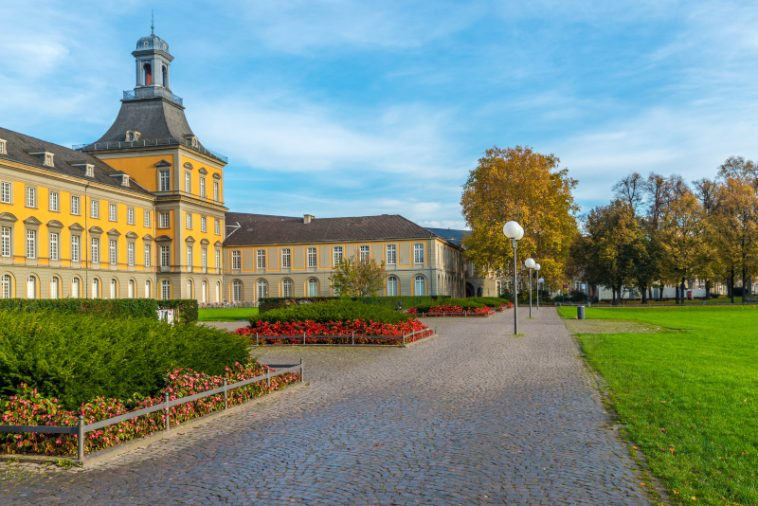
#> input picture Sheet02/data/bonn.jpg, 758 x 506 px
$ python template5.py   (older library calls are emulated)
#> lines starting #> are read from the running program, lines starting #| are printed output that depends on the picture; after the words box and inside, x2 and y2 are one past the last pixel; in counts of white or black regions, pixels touching at a corner belong together; long printed decimals are rounded
# Template for Exercise 5 – Canny Edge Detector

import cv2
import numpy as np
import matplotlib.pyplot as plt
from collections import deque


def gaussian_smoothing(img, sigma=1.0):
    ksize = int(2 * np.ceil(3 * sigma) + 1)  # Kernel size
    ax = np.arange(-ksize // 2 + 1., ksize // 2 + 1.)
    xx, yy = np.meshgrid(ax, ax)
    kernel = np.exp(-(xx**2 + yy**2) / (2. * sigma**2))
    kernel /= np.sum(kernel)
    return cv2.filter2D(img, -1, kernel)


def compute_gradients(img):
    Gx = cv2.Sobel(img, cv2.CV_64F, 1, 0, ksize=3)
    Gy = cv2.Sobel(img, cv2.CV_64F, 0, 1, ksize=3)

    gradient_magnitude = np.hypot(Gx, Gy)
    gradient_magnitude = gradient_magnitude / gradient_magnitude.max() * 255  # Normalize

    gradient_angle = np.arctan2(Gy, Gx) * (180 / np.pi)  # Convert to degrees
    gradient_angle[gradient_angle < 0] += 180  # Map angles to [0, 180)

    return gradient_magnitude, gradient_angle


def nonmax_suppression(mag, ang):
    H, W = mag.shape
    Z = np.zeros((H, W), dtype=np.float32)
    angle = ang.copy()

    angle[angle < 0] += 180

    for i in range(1, H-1):
        for j in range(1, W-1):
            q = 255
            r = 255
            # 0 degrees
            if (0 <= angle[i,j] < 22.5) or (157.5 <= angle[i,j] <= 180):
                q = mag[i, j+1]
                r = mag[i, j-1]
            # 45 degrees
            elif 22.5 <= angle[i,j] < 67.5:
                q = mag[i+1, j-1]
                r = mag[i-1, j+1]
            # 90 degrees
            elif 67.5 <= angle[i,j] < 112.5:
                q = mag[i+1, j]
                r = mag[i-1, j]
            # 135 degrees
            elif 112.5 <= angle[i,j] < 157.5:
                q = mag[i-1, j-1]
                r = mag[i+1, j+1]

            if (mag[i,j] >= q) and (mag[i,j] >= r):
                Z[i,j] = mag[i,j]
            else:
                Z[i,j] = 0
    return Z


def double_threshold(nms, low_ratio=0.05, high_ratio=0.15):

    high = nms.max() * high_ratio
    low = high * low_ratio
    res = np.zeros_like(nms, dtype=np.uint8)

    strong = np.uint8(255)
    weak = np.uint8(50)

    strong_i, strong_j = np.where(nms >= high)
    weak_i, weak_j = np.where((nms <= high) & (nms >= low))

    res[strong_i, strong_j] = strong
    res[weak_i, weak_j] = weak

    return res, weak, strong


def hysteresis(edge_map, weak, strong):
    H, W = edge_map.shape
    res = edge_map.copy()
    changed = True

    while changed:
        changed = False
        for i in range(1, H-1):
            for j in range(1, W-1):
                if res[i,j] == weak:
                    if ((res[i+1, j-1] == strong) or (res[i+1, j] == strong) or
                        (res[i+1, j+1] == strong) or (res[i, j-1] == strong) or
                        (res[i, j+1] == strong) or (res[i-1, j-1] == strong) or
                        (res[i-1, j] == strong) or (res[i-1, j+1] == strong)):
                        res[i,j] = strong
                        changed = True
                    else:
                        res[i,j] = 0
    res[res != strong] = 0
    return res


def compute_metrics(manual_edges, cv_edges):
    manual_bin = (manual_edges > 0).astype(np.uint8)
    cv_bin = (cv_edges > 0).astype(np.uint8)

    mad = np.mean(np.abs(manual_bin - cv_bin))

    tp = np.sum((manual_bin==1) & (cv_bin==1))
    fp = np.sum((manual_bin==0) & (cv_bin==1))
    fn = np.sum((manual_bin==1) & (cv_bin==0))

    precision = tp / (tp + fp + 1e-10)
    recall = tp / (tp + fn + 1e-10)
    f1 = 2 * precision * recall / (precision + recall + 1e-10)

    return mad, precision, recall, f1


# ==========================================================

# TODO: 1. Load the grayscale image 'bonn.jpg'
# TODO: 2. Smooth the image using your Gaussian function
# TODO: 3. Compute gradients (magnitude and direction)
# TODO: 4. Apply non-maximum suppression
# TODO: 5. Apply double threshold (choose suitable low/high values)
# TODO: 6. Perform hysteresis to obtain final edges
# TODO: 7. Compare your result with cv2.Canny using MAD and F1-score
# TODO: 8. Display original image, your edges, and OpenCV edges

img = cv2.imread('data/bonn.jpg', cv2.IMREAD_GRAYSCALE)
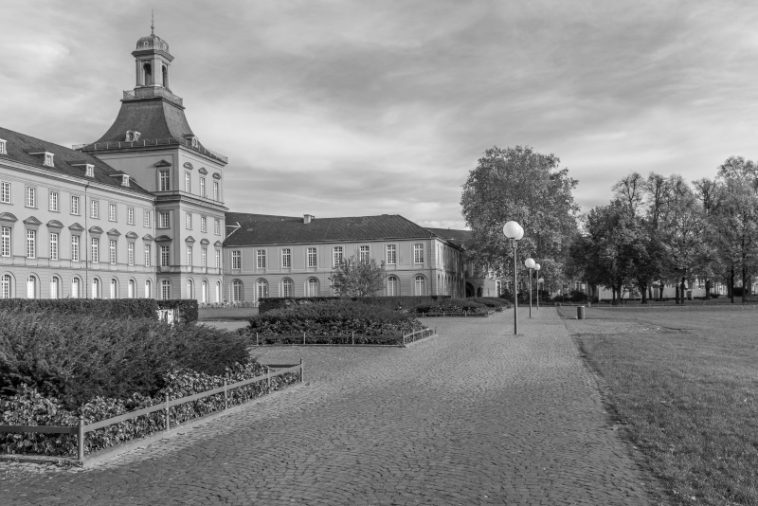
#> img: shape (506, 758); min 0, max 255, mean 136.3

smoothed = gaussian_smoothing(img, sigma=0.5)
mag, ang = compute_gradients(smoothed)
#> in compute_gradients, `Gy = cv2.Sobel(img, cv2.CV_64F, 0, 1, ksize=3)`:
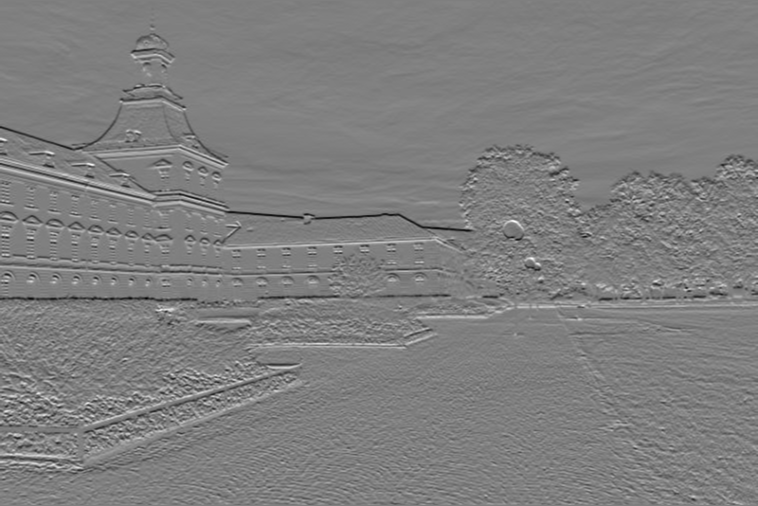
#> Gy: shape (506, 758) float64; min -505, max 505, mean -1.4; drawn with min black and max white
#> in compute_gradients, `gradient_angle[gradient_angle < 0] += 180`:
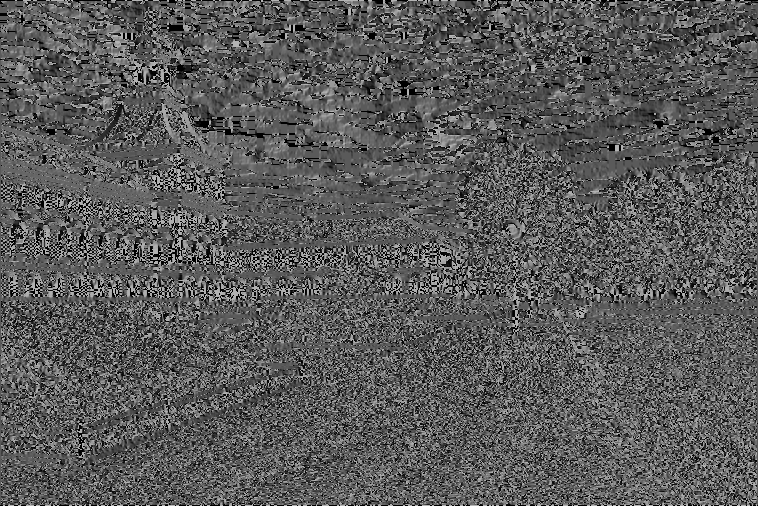
#> gradient_angle: shape (506, 758) float64; min 0, max 180, mean 90.1
nms = nonmax_suppression(mag, ang)
#> after the loop in nonmax_suppression, `for i in range(1, H-1):`:
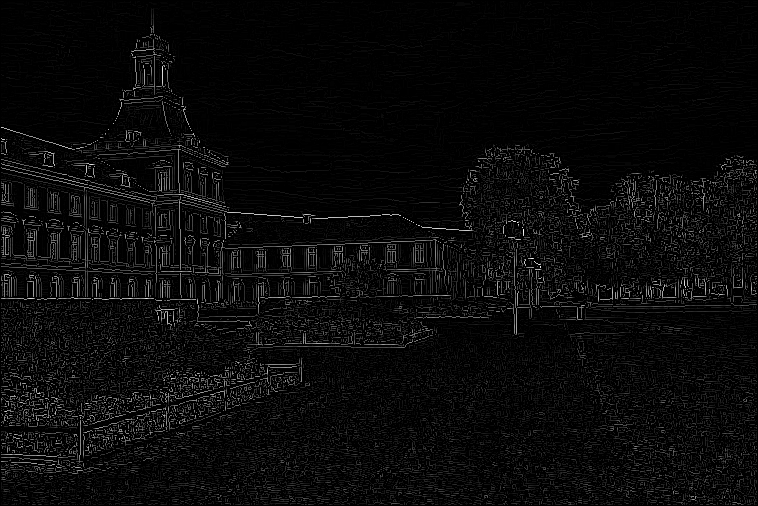
#> Z: shape (506, 758) float32; min 0, max 255, mean 10.4
dt, weak, strong = double_threshold(nms, low_ratio=0.05, high_ratio=0.15)
#> in double_threshold, `high = nms.max() * high_ratio`: high = 38.25
#> in double_threshold, `low = high * low_ratio`: low = 1.91
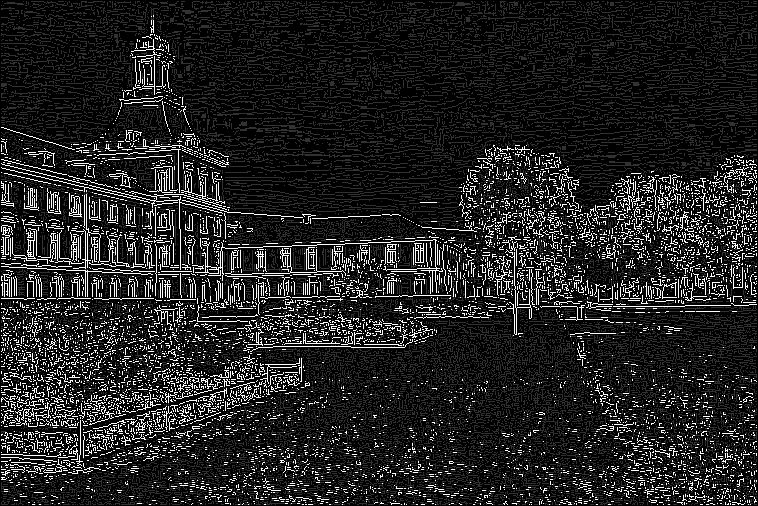
#> dt: shape (506, 758); min 0, max 255, mean 34.6
#> weak = 50; strong = 255
edges_manual = hysteresis(dt, weak, strong)
#> after the loop in hysteresis, `while changed:`:
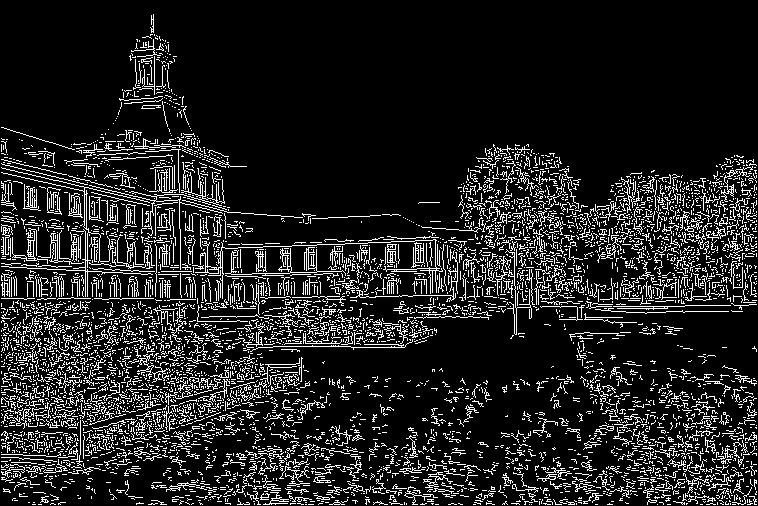
#> res: shape (506, 758); 13.2% white in thin lines or dots

edges_cv = cv2.Canny(img, 100, 200)
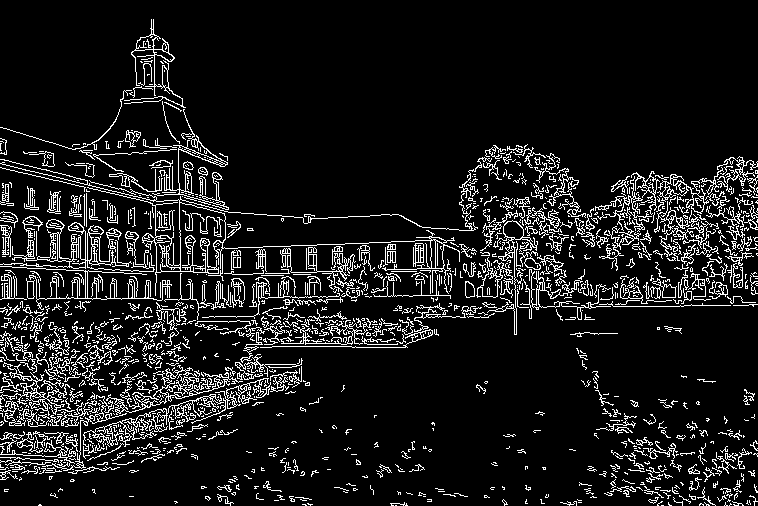
#> edges_cv: shape (506, 758); 10.4% white in thin lines or dots

mad, precision, recall, f1 = compute_metrics(edges_manual, edges_cv)
#> in compute_metrics, `manual_bin = (manual_edges > 0).astype(np.uint8)`: manual_bin: shape (506, 758); values 0 (black) and 1 (white), 13.2% white in thin lines or dots
#> in compute_metrics, `cv_bin = (cv_edges > 0).astype(np.uint8)`: cv_bin: shape (506, 758); values 0 (black) and 1 (white), 10.4% white in thin lines or dots
#> in compute_metrics, `mad = np.mean(np.abs(manual_bin - cv_bin))`: mad = 7.89
#> in compute_metrics, `tp = np.sum((manual_bin==1) & (cv_bin==1))`: tp = 28069
#> in compute_metrics, `fp = np.sum((manual_bin==0) & (cv_bin==1))`: fp = 11785
#> in compute_metrics, `fn = np.sum((manual_bin==1) & (cv_bin==0))`: fn = 22555
#> in compute_metrics, `precision = tp / (tp + fp + 1e-10)`: precision = 0.704
#> in compute_metrics, `recall = tp / (tp + fn + 1e-10)`: recall = 0.554
#> in compute_metrics, `f1 = 2 * precision * recall / (precision + recall + 1e-10)`: f1 = 0.62
#> mad = 7.89; precision = 0.704; recall = 0.554; f1 = 0.62
print("MAD:", mad, "F1-score:", f1)
#| MAD: 7.894 F1-score: 0.6205

plt.figure(figsize=(12,4))
plt.subplot(1,3,1); plt.imshow(img, cmap='gray'); plt.title('Original')
plt.subplot(1,3,2); plt.imshow(edges_manual, cmap='gray'); plt.title('Manual Canny')
plt.subplot(1,3,3); plt.imshow(edges_cv, cmap='gray'); plt.title('OpenCV Canny')
plt.show()

$ run again, with Sheet02/data/left.jpg copied over Sheet02/data/bonn.jpg
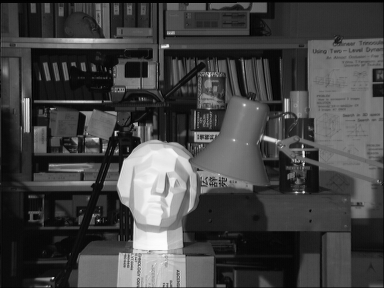
#> input picture Sheet02/data/left.jpg, 384 x 288 px
#> img is the input picture: shape (288, 384); min 0, max 253, mean 67.6
#> high = 38.25
#> low = 1.91
#> strong_i = 10048 values from 2 to 286; strong_j = 10048 values, max 382 at index 266, min 1 at index 1126, mean 170.5
#> weak_i = 18036 values from 1 to 286; weak_j = 18036 values, max 382 at index 55, min 1 at index 29, mean 204.4
#> weak = 50; strong = 255
#> after the loop in hysteresis, `while changed:`:
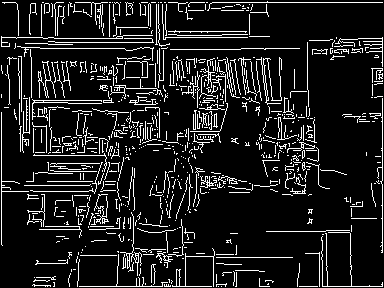
#> res: shape (288, 384); 11.8% white in thin lines or dots
#> `edges_cv = cv2.Canny(img, 100, 200)`:
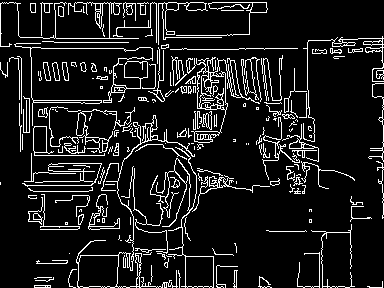
#> edges_cv: shape (288, 384); 11% white in thin lines or dots
#> manual_bin: shape (288, 384); values 0 (black) and 1 (white), 11.8% white in thin lines or dots
#> cv_bin: shape (288, 384); values 0 (black) and 1 (white), 11% white in thin lines or dots
#> in compute_metrics, `mad = np.mean(np.abs(manual_bin - cv_bin))`: mad = 6.62
#> tp = 9332
#> fp = 2856
#> fn = 3713
#> in compute_metrics, `precision = tp / (tp + fp + 1e-10)`: precision = 0.766
#> in compute_metrics, `recall = tp / (tp + fn + 1e-10)`: recall = 0.715
#> in compute_metrics, `f1 = 2 * precision * recall / (precision + recall + 1e-10)`: f1 = 0.74
#> `mad, precision, recall, f1 = compute_metrics(edges_manual, edges_cv)`: mad = 6.62; precision = 0.766; recall = 0.715; f1 = 0.74
#| MAD: 6.619 F1-score: 0.7397

$ run again, with Sheet02/data/1.png saved as Sheet02/data/bonn.jpg
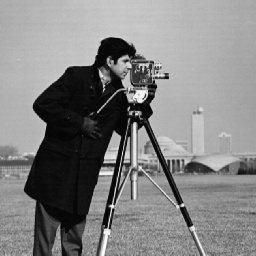
#> input picture Sheet02/data/1.png, 256 x 256 px
#> img is the input picture: shape (256, 256); min 0, max 255, mean 130.9
#> high = 38.25
#> low = 1.91
#> strong_i = 3510 values from 37 to 254; strong_j = 3510 values, max 254 at index 1443, min 1 at index 1583, mean 128.2
#> weak_i = 15820 values from 1 to 254; weak_j = 15820 values, max 254 at index 64, min 1 at index 122, mean 128.4
#> weak = 50; strong = 255
#> after the loop in hysteresis, `while changed:`:
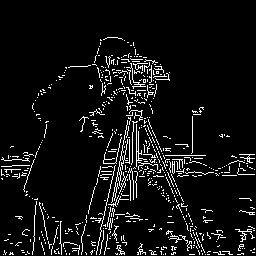
#> res: shape (256, 256); 6.8% white in thin lines or dots, all inside (x1, y1, x2, y2) = (1, 37, 255, 255)
#> `edges_cv = cv2.Canny(img, 100, 200)`:
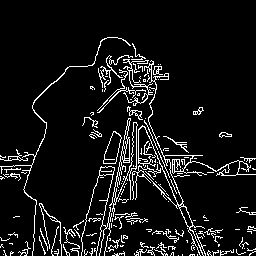
#> edges_cv: shape (256, 256); 8.1% white in thin lines or dots, all inside (x1, y1, x2, y2) = (0, 37, 256, 256)
#> in compute_metrics, `mad = np.mean(np.abs(manual_bin - cv_bin))`: mad = 7.65
#> tp = 3325
#> fp = 1962
#> fn = 1164
#> in compute_metrics, `precision = tp / (tp + fp + 1e-10)`: precision = 0.629
#> in compute_metrics, `recall = tp / (tp + fn + 1e-10)`: recall = 0.741
#> in compute_metrics, `f1 = 2 * precision * recall / (precision + recall + 1e-10)`: f1 = 0.68
#> `mad, precision, recall, f1 = compute_metrics(edges_manual, edges_cv)`: mad = 7.65; precision = 0.629; recall = 0.741; f1 = 0.68
#| MAD: 7.652 F1-score: 0.6802
